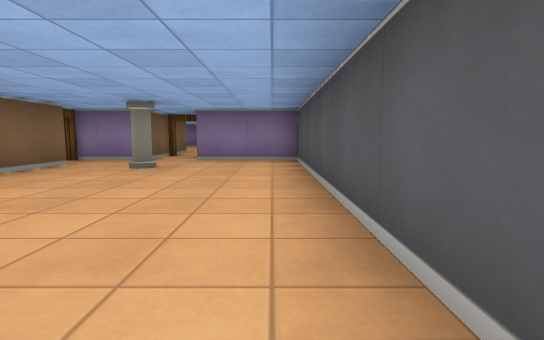
View 1 (above)

24 first-person views from a walk through a cub3D level. The camera is about half as high as the walls, tilts 6° down and sees 80° across. The floor is counted in squares. Each view is taken from the middle of a square. On the plan, view 1 faces up. The plan holds only what a view shows up to about 9 squares ahead; the rest is blank.

View 2
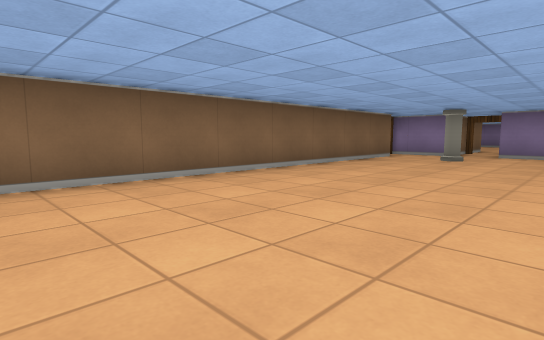

View 3
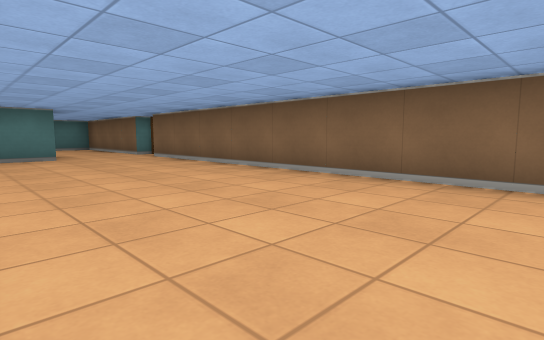

View 4
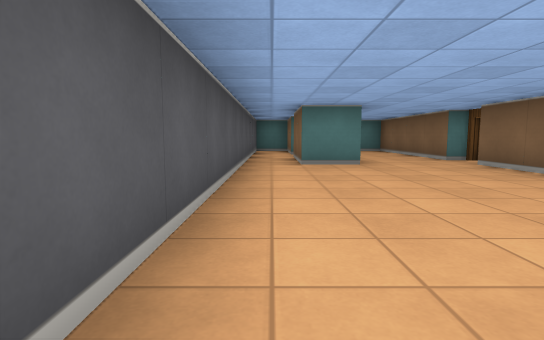

View 5
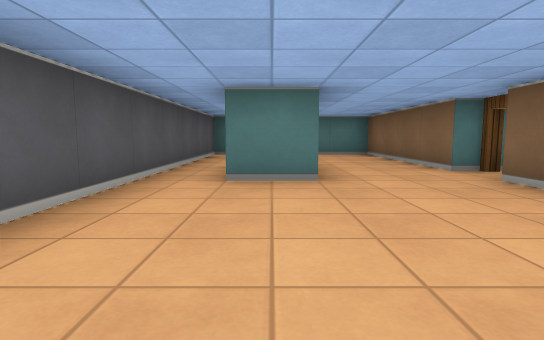

View 6
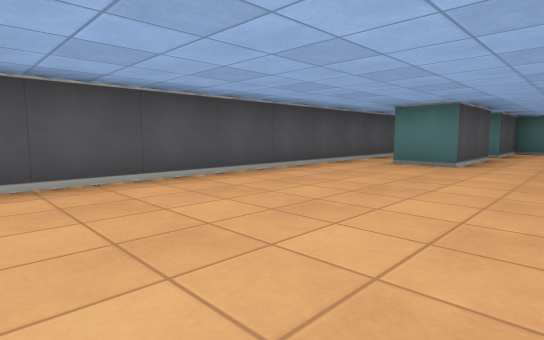

View 7
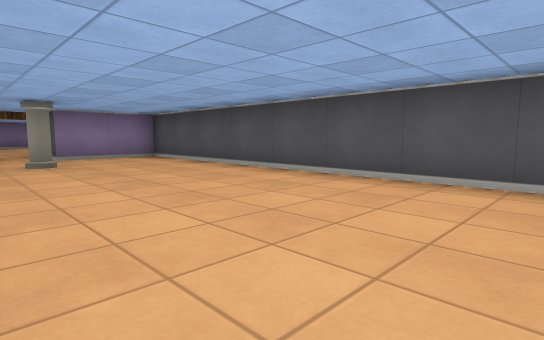

View 8
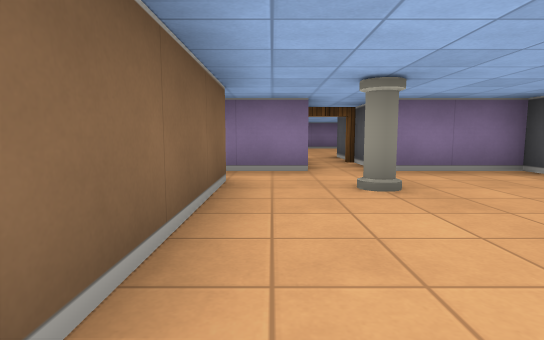

View 9
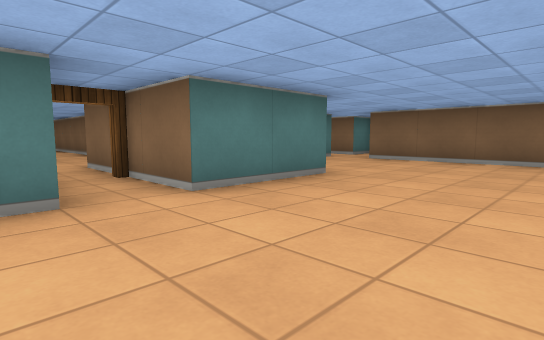

View 10
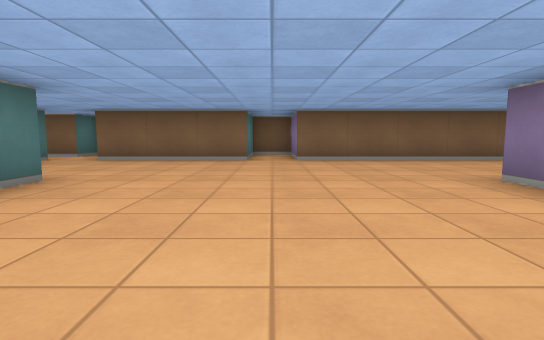

View 11
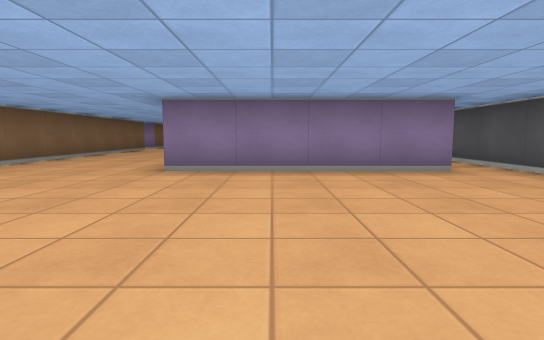

View 12
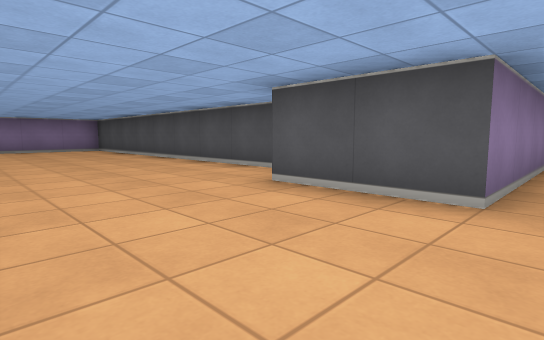

View 13
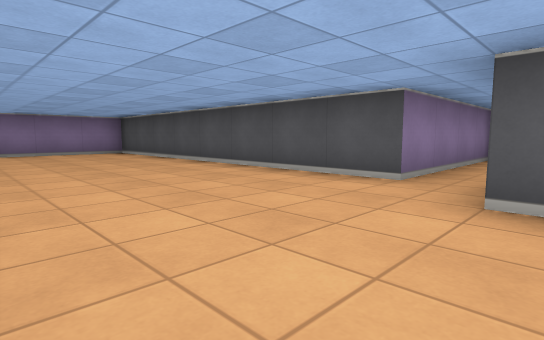

View 14
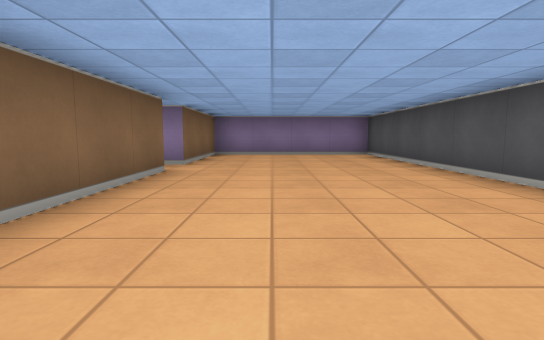

View 15
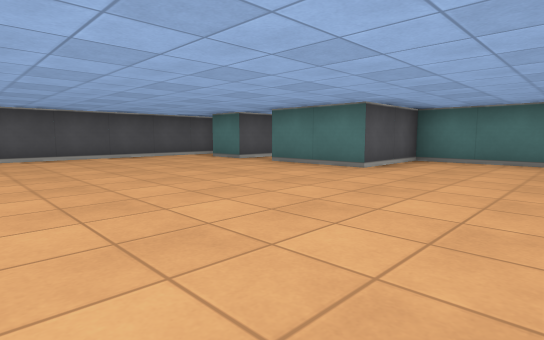

View 16
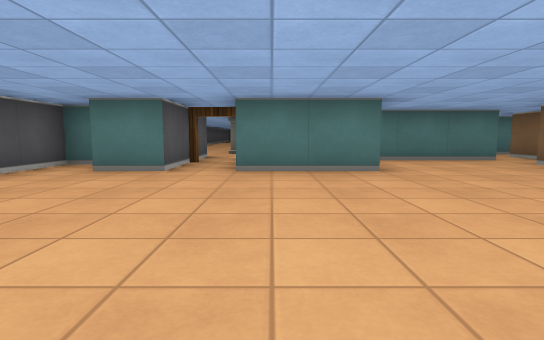

View 17
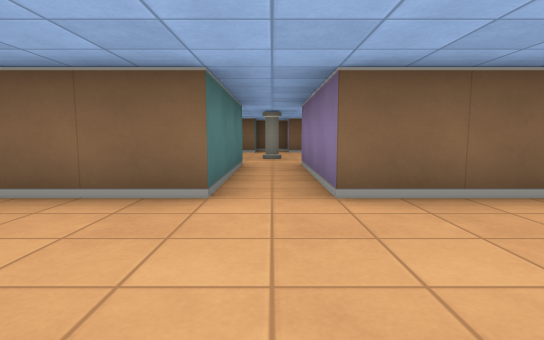

View 18
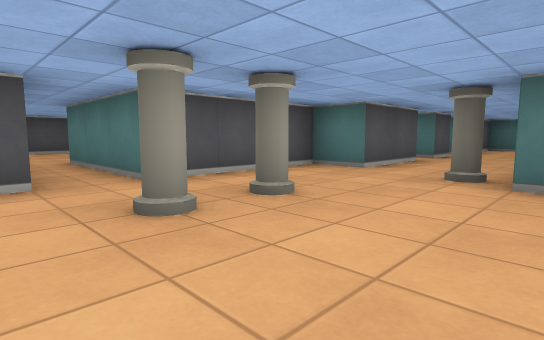

View 19
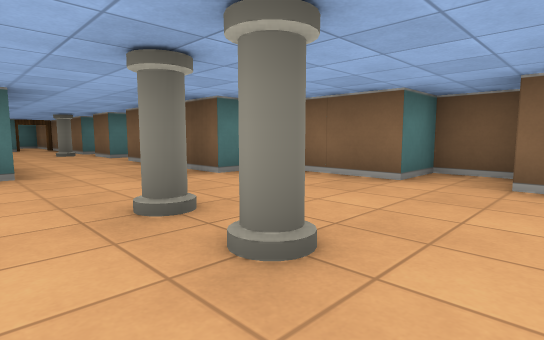

View 20
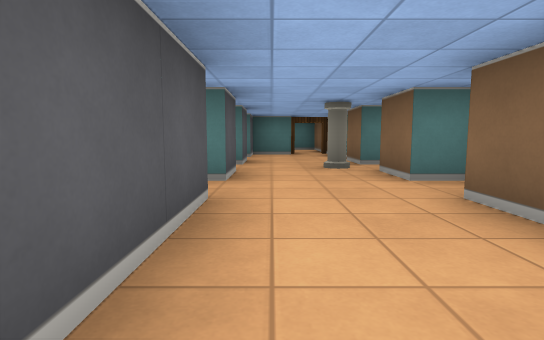

View 21
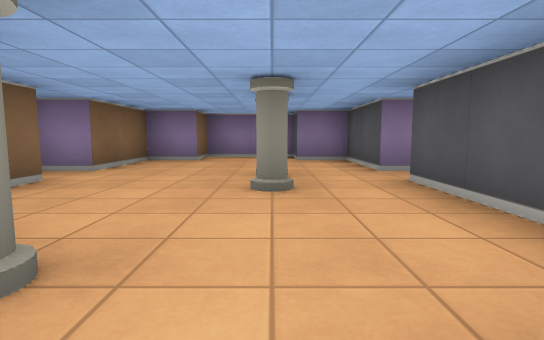

View 22
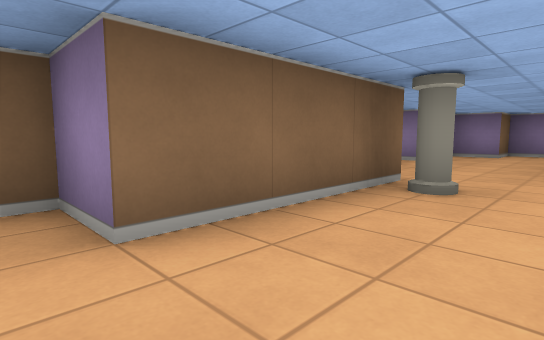

View 23
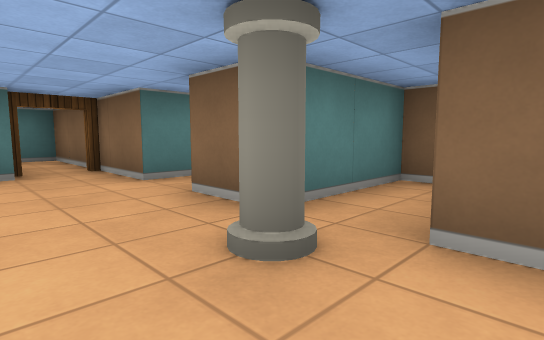

View 24
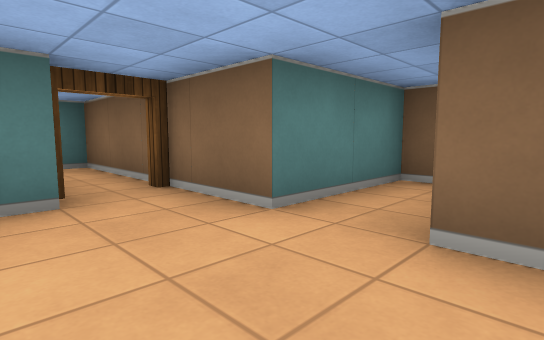

### Floor plan
Ten units are one square. View 1 is at (0, 0); x grows to the right and y downward. Boxes are objects, and circles mark ways between rooms. Rooms are numbered by the first view taken in them; rooms with no view inside come last. Other rooms are left out.
<svg viewBox="-161 -260 171 390">
<path fill="none" stroke="#000" d="M5 8 5 -65 -15 -65 -15 -80M-35 85 -35 125 -15 125 -15 105M-15 95 -15 75 -5 75 -5 94M-35 -55 -35 75M-25 -80 -25 -65 -41 -65M5 125 5 22M-35 -175 -35 -255 -75 -255 -75 -225 -105 -225M-4 -145 -45 -145 -45 -165M-15 -80 -15 -95 -5 -95M-76 -75 -45 -75 -45 -95 -25 -95 -25 -80M0 -85 5 -85 5 -144M-105 -215 -75 -215 -75 -125 -95 -125 -95 -115 -75 -115 -75 -85M-94 -75 -85 -75 -85 -65M-135 -196 -135 -165 -145 -165 -145 -161M-115 -164 -115 -185 -105 -185 -105 -215M-141 -155 -135 -155 -135 -145M-115 -145 -115 -155 -110 -155M-135 -135 -135 -125M-155 -224 -155 -215 -145 -215 -145 -201M-105 -225 -105 -245 -115 -245 -115 -255 -135 -255 -135 -245 -145 -245 -145 -225 -152 -225M-115 -126 -115 -135 -111 -135M-156 -115 -135 -115 -135 -100M-126 -105 -115 -105 -115 -112M5 -175 -35 -175M5 -144 5 -164"/>
<rect x="-25" y="-55" width="10" height="10" fill="#bbb"><title>pillar</title></rect>
<rect x="-135" y="-145" width="10" height="10" fill="#bbb"><title>pillar</title></rect>
<rect x="-135" y="-195" width="10" height="10" fill="#bbb"><title>pillar</title></rect>
<rect x="-125" y="-215" width="10" height="10" fill="#bbb"><title>pillar</title></rect>
<rect x="-125" y="-225" width="10" height="10" fill="#bbb"><title>pillar</title></rect>
<circle cx="-20" cy="-80" r="3" fill="#2a7"/>
<circle cx="-100" cy="-220" r="3" fill="#2a7"/>
<circle cx="-30" cy="-170" r="3" fill="#2a7"/>
<circle cx="0" cy="-155" r="3" fill="#2a7"/>
<text x="-20" y="20">1</text>
<text x="-50" y="-150">2</text>
<text x="-130" y="-180">3</text>
<text x="-10" y="-170">4</text>
</svg>
Room 1 opens to room 2. Room 2 opens to room 3. Room 2 opens to room 4.

Where each view was taken, in squares from view 1:
view 1: 0 up, 0 right, facing up
view 2: 2 down, 0 right, facing up-left
view 3: 0 up, 0 right, facing down-left
view 4: 2 down, 0 right, facing down
view 5: 4 down, 1 left, facing down
view 6: 2 down, 3 left, facing down-right
view 7: 1 down, 3 left, facing up-right
view 8: 2 up, 3 left, facing up
view 9: 12 up, 1 left, facing down-left
view 10: 12 up, 1 left, facing left
view 11: 10 up, 3 left, facing up
view 12: 14 up, 7 left, facing up-right
view 13: 16 up, 7 left, facing up-right
view 14: 17 up, 6 left, facing up
view 15: 14 up, 7 left, facing down-right
view 16: 14 up, 3 left, facing down
view 17: 22 up, 5 left, facing left
view 18: 23 up, 14 left, facing down-right
view 19: 23 up, 11 left, facing down-left
view 20: 19 up, 12 left, facing down
view 21: 18 up, 12 left, facing up
view 22: 16 up, 12 left, facing up-left
view 23: 15 up, 12 left, facing down-left
view 24: 13 up, 12 left, facing down-left
